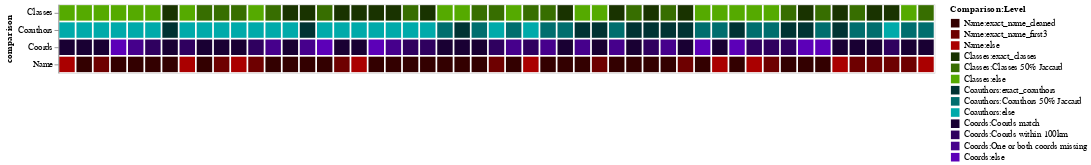

Notebook code for this chart:
### Code cell
vector_chart

### Figure 1 — Vega-Lite specification as saved in the notebook (floating-point values rounded to 4 significant figures; data arrays with more than 128 entries replaced by an {"elided": "..."} marker saying what was removed)
{"config": {"view": {"continuousWidth": 300, "continuousHeight": 300}}, "data": {"name": "data-b512e44483efcc8bfa3f0d98a560b4d3"}, "mark": {"type": "bar"}, "encoding": {"color": {"field": "id", "scale": {"domain": ["Name:exact_name_cleaned", "Name:exact_name_first3", "Name:else", "Classes:exact_classes", "Classes:Classes 50% Jaccard", "Classes:else", "Coauthors:exact_coauthors", "Coauthors:Coauthors 50% Jaccard", "Coauthors:else", "Coords:Coords match", "Coords:Coords within 100km", "Coords:One or both coords missing", "Coords:else"], "range": ["#330000", "#6e0000", "#aa0000", "#193300", "#376e00", "#55aa00", "#003333", "#006e6e", "#00aaaa", "#190033", "#2f005f", "#46008c", "#5c00b8"]}, "title": "Comparison:Level", "type": "nominal"}, "x": {"axis": null, "field": "vector_id", "type": "nominal"}, "y": {"field": "comparison", "type": "nominal"}}, "params": [{"name": "param_80", "select": {"type": "interval", "encodings": ["x"]}}], "$schema": "https://vega.github.io/schema/vega-lite/v5.15.1.json", "datasets": {"data-b512e44483efcc8bfa3f0d98a560b4d3": {"elided": "204 records"}}}
